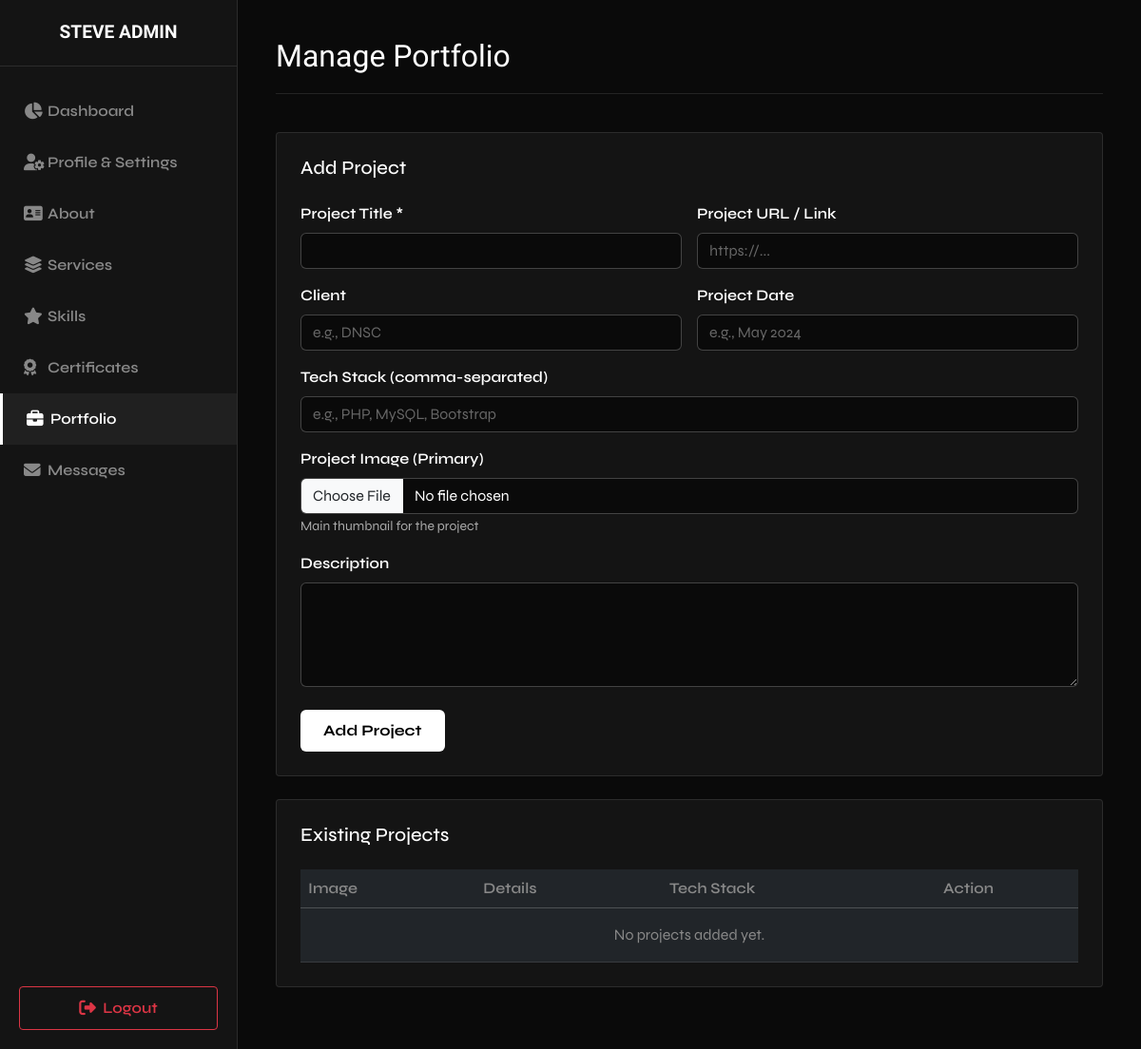
The page /admin/index?page=portfolio (signed in) on the database as committed earlier.
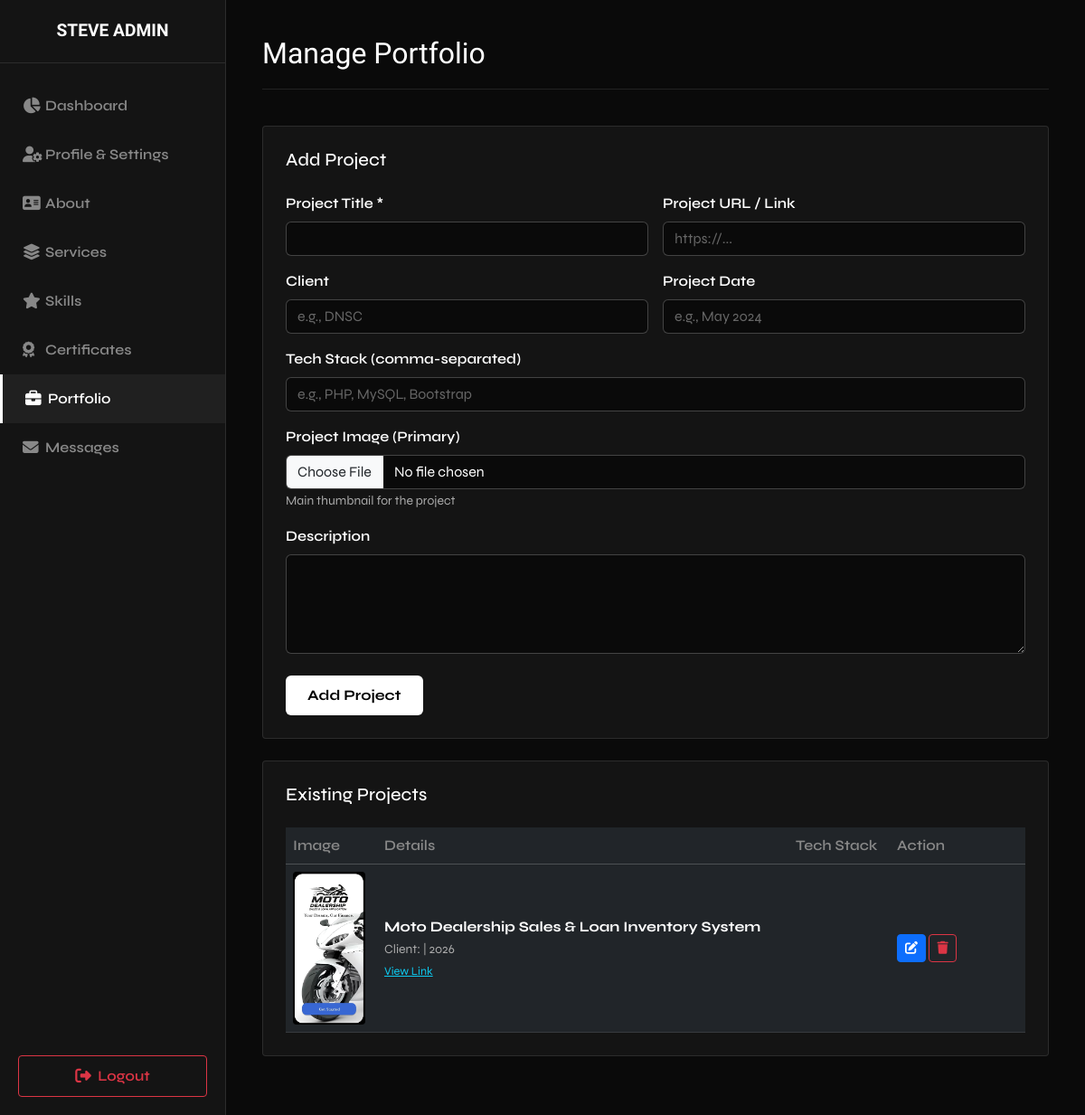
The same page on the database as committed later.
### tables this page shows
CREATE TABLE `portfolio` (
  `id` int(11) NOT NULL,
  `title` varchar(100) DEFAULT NULL,
  `description` text DEFAULT NULL,
  `image` varchar(255) DEFAULT NULL,
  `link` varchar(255) DEFAULT NULL,
  `tech_stack` varchar(255) DEFAULT NULL,
  `client` varchar(255) DEFAULT NULL,
  `project_date` varchar(50) DEFAULT NULL,
  `additional_images` text DEFAULT NULL
);

### admin/pages/portfolio.php (the view, shortened to what this page needs)
<?php
$portfolio = $conn->query("SELECT * FROM portfolio ORDER BY id DESC");
?>
<div class="admin-header">
    <h2 class="admin-title">Manage Portfolio</h2>
</div>
<div class="card-admin mb-4">
    <h5 class="mb-4">Add Project</h5>
    <form method="POST" enctype="multipart/form-data">
        <div class="row g-3">
            <div class="col-md-6">
                <label class="text-white mb-2">Project Title *</label>
                <input type="text" name="title" class="form-control" required>
            </div>
            <div class="col-md-6">
                <label class="text-white mb-2">Project URL / Link</label>
                <input type="text" name="link" class="form-control" placeholder="https://...">
            </div>
            <div class="col-md-6 mt-3">
                <label class="text-white mb-2">Client</label>
                <input type="text" name="client" class="form-control" placeholder="e.g., DNSC">
            </div>
            <div class="col-md-6 mt-3">
                <label class="text-white mb-2">Project Date</label>
                <input type="text" name="project_date" class="form-control" placeholder="e.g., May 2024">
            </div>
            <div class="col-12 mt-3">
                <label class="text-white mb-2">Tech Stack (comma-separated)</label>
                <input type="text" name="tech_stack" class="form-control" placeholder="e.g., PHP, MySQL, Bootstrap">
            </div>
            <div class="col-12 mt-3">
                <label class="text-white mb-2">Project Image (Primary)</label>
                <input type="file" name="image" class="form-control" accept=".jpg,.jpeg,.png">
                <small class="text-secondary">Main thumbnail for the project</small>
            </div>
            <div class="col-12 mt-3">
                <label class="text-white mb-2">Description</label>
                <textarea name="description" class="form-control" rows="4"></textarea>
            </div>
            <div class="col-12 mt-4">
                <button type="submit" name="add_project" class="btn btn-solid px-4">Add Project</button>
            </div>
        </div>
    </form>
</div>
<div class="card-admin">
    <h5 class="mb-4">Existing Projects</h5>
    <div class="table-responsive">
        <table class="table table-dark table-hover mb-0">
            <thead>
                <tr>
                    <th>Image</th>
                    <th>Details</th>
                    <th>Tech Stack</th>
                    <th width="150">Action</th>
                </tr>
            </thead>
            <tbody>
                <?php if($portfolio && $portfolio->num_rows > 0): ?>
                    <?php while($row = $portfolio->fetch_assoc()): ?>
                        <tr>
                            <td>
                                <?php if($row['image']): ?>
                                    <img src="../assets/images/<?= $row['image'] ?>" width="80" style="border-radius:4px; object-fit:cover;">
                                <?php else: ?>
                                    <span class="text-muted">No Image</span>
                                <?php endif; ?>
                            </td>
                            <td>
                                <strong><?= htmlspecialchars($row['title']) ?></strong><br>
                                <small class="text-secondary">Client: <?= htmlspecialchars($row['client']) ?> | <?= htmlspecialchars($row['project_date']) ?></small><br>
                                <?php if($row['link']): ?>
                                    <a href="<?= htmlspecialchars($row['link']) ?>" target="_blank" class="text-info" style="font-size:0.8rem;">View Link</a>
                                <?php endif; ?>
                            </td>
                            <td><small><?= htmlspecialchars($row['tech_stack']) ?></small></td>
                            <td>
                                <button type="button" class="btn btn-sm btn-primary" data-bs-toggle="modal" data-bs-target="#editProjectModal<?= $row['id'] ?>"><i class="fas fa-edit"></i></button>
                                <form method="POST" class="d-inline" onsubmit="return confirm('Delete this project?');">
                                    <button type="submit" name="delete_project" class="btn btn-sm btn-danger-outline"><i class="fas fa-trash"></i></button>
                                </form>
                            </td>
                        </tr>
                    <?php endwhile; ?>
                <?php else: ?>
                    <tr><td colspan="4" class="text-center text-muted py-3">No projects added yet.</td></tr>
                <?php endif; ?>
            </tbody>
        </table>
    </div>
</div>

### admin/index.php (shortened to what this page needs)
<?php
require_once '../core/config.php';
$page = isset($_GET['page']) ? $_GET['page'] : 'dashboard';
$page_path = "pages/{$page}.php";
$msg_res = $conn->query("SELECT COUNT(id) as unread FROM messages WHERE is_read = 0");
?>
<!DOCTYPE html>
<html lang="en">
<head>
    <link href="https://cdn.jsdelivr.net/npm/bootstrap@5.3.0/dist/css/bootstrap.min.css" rel="stylesheet">
    <link rel="stylesheet" href="https://cdnjs.cloudflare.com/ajax/libs/font-awesome/6.4.0/css/all.min.css">
</head>
<body>
    <div class="admin-wrapper">
        <div class="sidebar">
            <a href="index" class="sidebar-brand">STEVE ADMIN</a>
            <ul class="sidebar-nav">
                <li><a href="?page=dashboard" class="sidebar-link <?= $page == 'dashboard' ? 'active' : '' ?>"><i class="fas fa-chart-pie"></i> Dashboard</a></li>
                <li><a href="?page=profile" class="sidebar-link <?= $page == 'profile' ? 'active' : '' ?>"><i class="fas fa-user-cog"></i> Profile & Settings</a></li>
                <li><a href="?page=about" class="sidebar-link <?= $page == 'about' ? 'active' : '' ?>"><i class="fas fa-address-card"></i> About</a></li>
                <li><a href="?page=services" class="sidebar-link <?= $page == 'services' ? 'active' : '' ?>"><i class="fas fa-layer-group"></i> Services</a></li>
                <li><a href="?page=skills" class="sidebar-link <?= $page == 'skills' ? 'active' : '' ?>"><i class="fas fa-star"></i> Skills</a></li>
                <li><a href="?page=certificates" class="sidebar-link <?= $page == 'certificates' ? 'active' : '' ?>"><i class="fas fa-award"></i> Certificates</a></li>
                <li><a href="?page=portfolio" class="sidebar-link <?= $page == 'portfolio' ? 'active' : '' ?>"><i class="fas fa-briefcase"></i> Portfolio</a></li>
                <li>
                    <a href="?page=messages" class="sidebar-link <?= $page == 'messages' ? 'active' : '' ?>">
                        <i class="fas fa-envelope"></i> Messages
                    </a>
                </li>
            </ul>
            <div style="padding: 20px;">
                <a href="logout" class="sidebar-link text-danger" style="padding: 10px; justify-content: center; border: 1px solid #dc3545; border-radius: 4px;"><i class="fas fa-sign-out-alt"></i> Logout</a>
            </div>
        </div>
        <div class="main-content">
            <?php
                if(file_exists($page_path)) {
                    include $page_path;
                } else {
                    echo "<div class='card-admin'><h3 class='text-danger'>Page Not Found</h3><p>The requested admin module does not exist.</p></div>";
                }
            ?>
        </div>
    </div>
</body>
</html>

### admin/index.php (style rules this page uses)
body { background-color: #0a0a0a; color: #ffffff; font-family: 'Syne', sans-serif; margin: 0; overflow-x: hidden; }
.admin-wrapper { display: flex; min-height: 100vh; }
.sidebar { width: 250px; background-color: #141414; border-right: 1px solid rgba(255,255,255,0.1); display: flex; flex-direction: column; }
.sidebar-brand { padding: 20px; font-family: 'Syncopate', sans-serif; font-weight: 700; font-size: 1.2rem; color: #fff; text-decoration: none; border-bottom: 1px solid rgba(255,255,255,0.1); text-align: center; }
.sidebar-nav { flex: 1; padding: 20px 0; list-style: none; margin: 0; }
.sidebar-link { display: flex; align-items: center; padding: 15px 25px; color: #888; text-decoration: none; font-weight: 600; transition: all 0.3s; }
.sidebar-link:hover, .sidebar-link.active { color: #fff; background: rgba(255,255,255,0.05); border-left: 3px solid #fff; }
.sidebar-link i { width: 25px; font-size: 1.1rem; }
.main-content { flex: 1; background-color: #0a0a0a; padding: 40px; overflow-y: auto; max-height: 100vh; }
.admin-header { display: flex; justify-content: space-between; align-items: center; margin-bottom: 40px; padding-bottom: 20px; border-bottom: 1px solid rgba(255,255,255,0.1); }
.admin-title { font-family: 'Syncopate', sans-serif; margin: 0; }
.card-admin { background: #141414; border: 1px solid rgba(255,255,255,0.1); border-radius: 4px; padding: 25px; margin-bottom: 25px; }
.form-control, .form-select { background-color: #0a0a0a; border: 1px solid rgba(255,255,255,0.2); color: #fff; }
.table { color: #fff; }
.table th { border-bottom-color: rgba(255,255,255,0.2); color: #888; font-weight: 600; }
.table td { border-bottom-color: rgba(255,255,255,0.1); vertical-align: middle; }
.btn-solid { background: #fff; color: #000; border: none; padding: 10px 20px; font-weight: 700; }
.btn-danger-outline { background: transparent; color: #dc3545; border: 1px solid #dc3545; }
.text-secondary { color: #aaaaaa !important; }
label { color: #ffffff !important; font-weight: 600; }
input::placeholder, textarea::placeholder { color: #666666 !important; }
.text-muted { color: #888888 !important; }

Rows that differ between the two databases and show on the page:
added portfolio: image (picture), title "Moto Dealership Sales & Loan Inventory System", project_date "2026"
Other text that changed with them:
text no longer shown: "No projects added yet."
